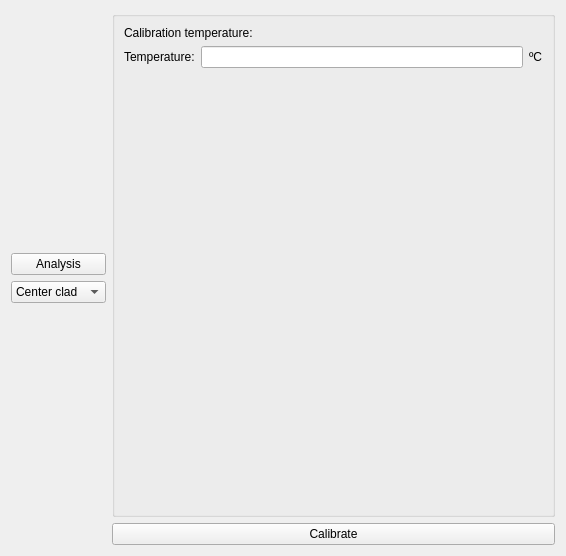
<?xml version="1.0" encoding="UTF-8"?>
<ui version="4.0">
 <class>analysis</class>
 <widget class="QWidget" name="analysis">
  <property name="geometry">
   <rect>
    <x>0</x>
    <y>0</y>
    <width>566</width>
    <height>556</height>
   </rect>
  </property>
  <property name="windowTitle">
   <string>Analysis</string>
  </property>
  <layout class="QHBoxLayout" name="horizontalLayout">
   <item>
    <layout class="QGridLayout" name="gridLayout">
     <item row="0" column="0">
      <layout class="QVBoxLayout" name="verticalLayout_2">
       <item>
        <widget class="QPushButton" name="pushButton">
         <property name="text">
          <string>Analysis</string>
         </property>
        </widget>
       </item>
       <item>
        <widget class="QComboBox" name="cbAnalysis">
         <item>
          <property name="text">
           <string>Center clad</string>
          </property>
         </item>
         <item>
          <property name="text">
           <string>Background</string>
          </property>
         </item>
         <item>
          <property name="text">
           <string>Velocity</string>
          </property>
         </item>
        </widget>
       </item>
       <item>
        <layout class="QVBoxLayout" name="vlAnalysis"/>
       </item>
       <item>
        <layout class="QVBoxLayout" name="vLayout"/>
       </item>
      </layout>
     </item>
    </layout>
   </item>
   <item>
    <layout class="QHBoxLayout" name="horizontalLayout_2">
     <item>
      <layout class="QVBoxLayout" name="verticalLayout">
       <item>
        <layout class="QVBoxLayout" name="display">
         <item>
          <widget class="QGroupBox" name="gbTemperature">
           <layout class="QVBoxLayout" name="vlTemperature">
            <item>
             <widget class="QLabel" name="lCalibration">
              <property name="text">
               <string>Calibration temperature:</string>
              </property>
             </widget>
            </item>
            <item>
             <layout class="QHBoxLayout" name="horizontalLayout_3">
              <item>
               <widget class="QLabel" name="label">
                <property name="text">
                 <string>Temperature:</string>
                </property>
               </widget>
              </item>
              <item>
               <widget class="QLineEdit" name="lTemperature"/>
              </item>
              <item>
               <widget class="QLabel" name="label_2">
                <property name="text">
                 <string>ºC</string>
                </property>
               </widget>
              </item>
             </layout>
            </item>
            <item>
             <spacer name="verticalSpacer_2">
              <property name="orientation">
               <enum>Qt::Vertical</enum>
              </property>
              <property name="sizeHint" stdset="0">
               <size>
                <width>20</width>
                <height>40</height>
               </size>
              </property>
             </spacer>
            </item>
           </layout>
          </widget>
         </item>
        </layout>
       </item>
       <item>
        <widget class="QPushButton" name="btnCalibrate">
         <property name="text">
          <string>Calibrate</string>
         </property>
        </widget>
       </item>
      </layout>
     </item>
    </layout>
   </item>
  </layout>
 </widget>
 <resources/>
 <connections/>
</ui>
